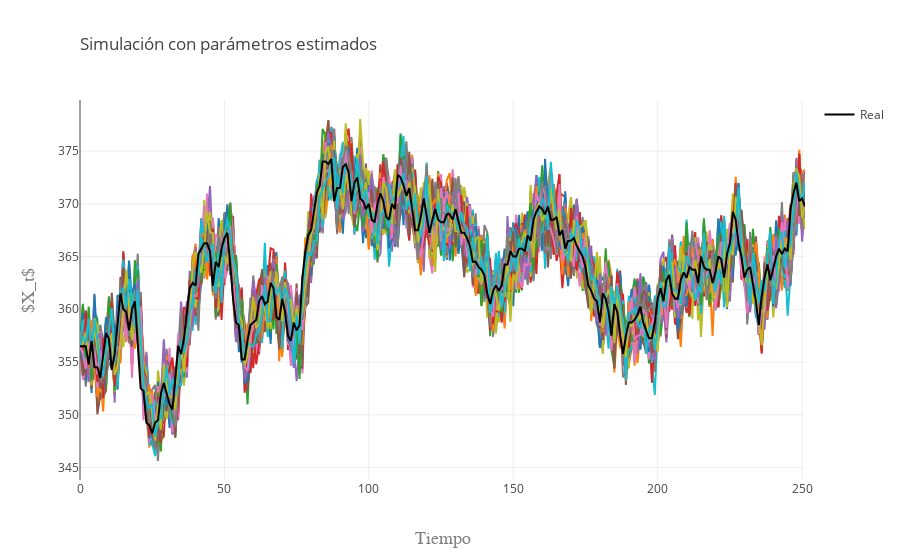

This figure's notebook cell:
### Code cell
data=[]
for i in range(k):
    trace1 = go.Scatter(
        y = S[i],
        x = np.arange(N),
        showlegend=False
    )
    data.append(trace1)

trace2 = go.Scatter(
    y = X,
    x = np.arange(N),
    mode = 'lines',
    line = dict(color = 'rgb(0,0,0)'),
    name = 'Real'
)
data.append(trace2)
layout = go.Layout(
    title=go.layout.Title(
        text='Simulación con parámetros estimados',
        xref='paper',
        x=0
    ),
    xaxis=go.layout.XAxis(
        title=go.layout.xaxis.Title(
            text='Tiempo',
            font=dict(
                family='Arial',
                size=18,
                color='#7f7f7f'
            )
        )
    ),
    yaxis=go.layout.YAxis(
        title=go.layout.yaxis.Title(
            text='$X_t$',
            font=dict(
                family='Arial',
                size=18,
                color='#7f7f7f'
            )
        )
    )
)
fig = go.Figure(data=data, layout=layout)
py.iplot(fig, filename='Estimacion')

### Figure 1 — Plotly figure (JSON) as saved in the notebook; plotly's stock layout.template omitted (floating-point values rounded to 4 significant figures; data arrays with more than 128 entries replaced by an {"elided": "..."} marker saying what was removed)
{"data": [{"showlegend": false, "type": "scatter", "uid": "90a39dc0-3c28-4d50-a61c-33880ceb2f10", "x": {"elided": "252 int values"}, "y": {"elided": "252 float values"}}, {"showlegend": false, "type": "scatter", "uid": "9702dc39-bd9c-4d6f-a447-1ca38c0da554", "x": {"elided": "252 int values"}, "y": {"elided": "252 float values"}}, {"showlegend": false, "type": "scatter", "uid": "9c45586d-bb53-4341-b197-bb1b5ae1f2c4", "x": {"elided": "252 int values"}, "y": {"elided": "252 float values"}}, {"showlegend": false, "type": "scatter", "uid": "f6a0689f-3d7d-4bf4-ba00-ffa7467316d6", "x": {"elided": "252 int values"}, "y": {"elided": "252 float values"}}, {"showlegend": false, "type": "scatter", "uid": "e467add5-2856-4fda-822f-d0a1ef567dbb", "x": {"elided": "252 int values"}, "y": {"elided": "252 float values"}}, {"showlegend": false, "type": "scatter", "uid": "1265c903-820a-40be-ba0e-66044bd052c2", "x": {"elided": "252 int values"}, "y": {"elided": "252 float values"}}, {"showlegend": false, "type": "scatter", "uid": "5745338b-2ce7-4abb-852a-184aeacdbd9f", "x": {"elided": "252 int values"}, "y": {"elided": "252 float values"}}, {"showlegend": false, "type": "scatter", "uid": "90bbb858-0387-4894-b19d-b91bdd1eacc4", "x": {"elided": "252 int values"}, "y": {"elided": "252 float values"}}, {"showlegend": false, "type": "scatter", "uid": "cc67df7d-7ddd-4c34-802b-85a9f3daf963", "x": {"elided": "252 int values"}, "y": {"elided": "252 float values"}}, {"showlegend": false, "type": "scatter", "uid": "17dec347-5047-40b6-bc5d-7680605aaf8d", "x": {"elided": "252 int values"}, "y": {"elided": "252 float values"}}, {"showlegend": false, "type": "scatter", "uid": "f3695633-9ef4-48df-ab91-b91d7e2acc99", "x": {"elided": "252 int values"}, "y": {"elided": "252 float values"}}, {"showlegend": false, "type": "scatter", "uid": "bebf46dc-d754-4481-8203-c918d70cec9e", "x": {"elided": "252 int values"}, "y": {"elided": "252 float values"}}, {"showlegend": false, "type": "scatter", "uid": "c99115cb-7f8f-4fd4-b076-d74e14bbd1b0", "x": {"elided": "252 int values"}, "y": {"elided": "252 float values"}}, {"showlegend": false, "type": "scatter", "uid": "2c3bdb60-1286-409e-91a7-e8074f6cb2e9", "x": {"elided": "252 int values"}, "y": {"elided": "252 float values"}}, {"showlegend": false, "type": "scatter", "uid": "87cf08b0-d443-4e04-8212-c50904bd8ce3", "x": {"elided": "252 int values"}, "y": {"elided": "252 float values"}}, {"showlegend": false, "type": "scatter", "uid": "bd0b6f22-0263-4d5b-a000-c3e038dd672c", "x": {"elided": "252 int values"}, "y": {"elided": "252 float values"}}, {"showlegend": false, "type": "scatter", "uid": "7d7e3877-afd5-4b45-93ee-788553131245", "x": {"elided": "252 int values"}, "y": {"elided": "252 float values"}}, {"showlegend": false, "type": "scatter", "uid": "365967e9-3dee-462d-a1fd-e3f81e1c7f07", "x": {"elided": "252 int values"}, "y": {"elided": "252 float values"}}, {"showlegend": false, "type": "scatter", "uid": "e56456cf-eb7a-45a1-8c82-d8c0b2c54d56", "x": {"elided": "252 int values"}, "y": {"elided": "252 float values"}}, {"showlegend": false, "type": "scatter", "uid": "bf6aa9f8-978f-4373-bd42-4b8ec9e99ad0", "x": {"elided": "252 int values"}, "y": {"elided": "252 float values"}}, {"showlegend": false, "type": "scatter", "uid": "71819f58-f44f-441d-8088-d3ffb1df8785", "x": {"elided": "252 int values"}, "y": {"elided": "252 float values"}}, {"showlegend": false, "type": "scatter", "uid": "dbf91752-098a-4d7e-8e6b-fc20a90687f9", "x": {"elided": "252 int values"}, "y": {"elided": "252 float values"}}, {"showlegend": false, "type": "scatter", "uid": "bdd8b2e8-d253-4d8b-ab78-b0099e36dbf0", "x": {"elided": "252 int values"}, "y": {"elided": "252 float values"}}, {"showlegend": false, "type": "scatter", "uid": "3a7567be-d5ce-478f-8239-1b0fea52fe0d", "x": {"elided": "252 int values"}, "y": {"elided": "252 float values"}}, {"showlegend": false, "type": "scatter", "uid": "708dcb0d-a8fe-4f97-b306-772fcbc68a2d", "x": {"elided": "252 int values"}, "y": {"elided": "252 float values"}}, {"showlegend": false, "type": "scatter", "uid": "bde28b7c-0e8b-4887-a6a7-48e1d161efad", "x": {"elided": "252 int values"}, "y": {"elided": "252 float values"}}, {"showlegend": false, "type": "scatter", "uid": "d75025d1-aaa0-4c63-9e17-1aedf6910c13", "x": {"elided": "252 int values"}, "y": {"elided": "252 float values"}}, {"showlegend": false, "type": "scatter", "uid": "b2274f19-1c29-4940-85bb-886394cc39f2", "x": {"elided": "252 int values"}, "y": {"elided": "252 float values"}}, {"showlegend": false, "type": "scatter", "uid": "3b334409-7b17-40c7-8757-8c5fca7d9d5d", "x": {"elided": "252 int values"}, "y": {"elided": "252 float values"}}, {"showlegend": false, "type": "scatter", "uid": "9dadc821-1515-4541-a7b9-2d8a715f713d", "x": {"elided": "252 int values"}, "y": {"elided": "252 float values"}}, {"showlegend": false, "type": "scatter", "uid": "9fc4a70f-0aa9-4c34-82a3-1d48f7b4518a", "x": {"elided": "252 int values"}, "y": {"elided": "252 float values"}}, {"showlegend": false, "type": "scatter", "uid": "bb35d9d0-8e5a-4e48-8be7-9116f9e14527", "x": {"elided": "252 int values"}, "y": {"elided": "252 float values"}}, {"showlegend": false, "type": "scatter", "uid": "f7c3481a-c424-4928-8e72-6ad925c43d46", "x": {"elided": "252 int values"}, "y": {"elided": "252 float values"}}, {"showlegend": false, "type": "scatter", "uid": "355b193d-764b-4654-afad-22330d6e995b", "x": {"elided": "252 int values"}, "y": {"elided": "252 float values"}}, {"showlegend": false, "type": "scatter", "uid": "8d47c957-3a79-4995-adc6-b2d842983b65", "x": {"elided": "252 int values"}, "y": {"elided": "252 float values"}}, {"showlegend": false, "type": "scatter", "uid": "e96ae222-3583-4aad-94c8-9dba6876b32f", "x": {"elided": "252 int values"}, "y": {"elided": "252 float values"}}, {"showlegend": false, "type": "scatter", "uid": "130e98c7-d976-4c5e-aaeb-4b691867c50f", "x": {"elided": "252 int values"}, "y": {"elided": "252 float values"}}, {"showlegend": false, "type": "scatter", "uid": "76a09247-dab6-4ad5-92af-4e92014289a1", "x": {"elided": "252 int values"}, "y": {"elided": "252 float values"}}, {"showlegend": false, "type": "scatter", "uid": "8af19214-0336-44e3-b8e3-98d3de8b4317", "x": {"elided": "252 int values"}, "y": {"elided": "252 float values"}}, {"showlegend": false, "type": "scatter", "uid": "1e90e1f0-17b1-4d35-865b-ee3c631452fe", "x": {"elided": "252 int values"}, "y": {"elided": "252 float values"}}, {"showlegend": false, "type": "scatter", "uid": "2567737d-b75d-4ee2-b57d-cc06f22f2731", "x": {"elided": "252 int values"}, "y": {"elided": "252 float values"}}, {"showlegend": false, "type": "scatter", "uid": "db4d2fe9-2876-460b-a753-4dcd4f36df40", "x": {"elided": "252 int values"}, "y": {"elided": "252 float values"}}, {"showlegend": false, "type": "scatter", "uid": "8cc02be7-8101-4542-a5fc-7ca90e6c089f", "x": {"elided": "252 int values"}, "y": {"elided": "252 float values"}}, {"showlegend": false, "type": "scatter", "uid": "c5924e2e-9b76-471e-be65-d2caab1e1299", "x": {"elided": "252 int values"}, "y": {"elided": "252 float values"}}, {"showlegend": false, "type": "scatter", "uid": "e705b265-a53d-4ced-b672-4e3e3f117a04", "x": {"elided": "252 int values"}, "y": {"elided": "252 float values"}}, {"showlegend": false, "type": "scatter", "uid": "09ee7e8b-2740-4929-8acf-c50582daa09e", "x": {"elided": "252 int values"}, "y": {"elided": "252 float values"}}, {"showlegend": false, "type": "scatter", "uid": "557df950-d283-420e-a677-b716dd15c386", "x": {"elided": "252 int values"}, "y": {"elided": "252 float values"}}, {"showlegend": false, "type": "scatter", "uid": "0e2db977-d7c2-435a-9548-bffcbc6e65b4", "x": {"elided": "252 int values"}, "y": {"elided": "252 float values"}}, {"showlegend": false, "type": "scatter", "uid": "4685313a-b786-4aba-af06-8bbf523d69d0", "x": {"elided": "252 int values"}, "y": {"elided": "252 float values"}}, {"showlegend": false, "type": "scatter", "uid": "d24bd13b-3580-4bb1-af79-b1588c6984bc", "x": {"elided": "252 int values"}, "y": {"elided": "252 float values"}}, {"showlegend": false, "type": "scatter", "uid": "56bb3097-6b42-4ff2-8239-64de8d1aa06c", "x": {"elided": "252 int values"}, "y": {"elided": "252 float values"}}, {"showlegend": false, "type": "scatter", "uid": "a298aac9-dbc3-40ae-97b0-ac8d11512bcc", "x": {"elided": "252 int values"}, "y": {"elided": "252 float values"}}, {"showlegend": false, "type": "scatter", "uid": "95bc6502-a6a2-4969-924c-2c8130845175", "x": {"elided": "252 int values"}, "y": {"elided": "252 float values"}}, {"showlegend": false, "type": "scatter", "uid": "301a34a1-d986-41ca-9006-a7fb3ebf40f8", "x": {"elided": "252 int values"}, "y": {"elided": "252 float values"}}, {"showlegend": false, "type": "scatter", "uid": "529c373f-ec04-4000-a820-d5a6829f1813", "x": {"elided": "252 int values"}, "y": {"elided": "252 float values"}}, {"showlegend": false, "type": "scatter", "uid": "4618439a-3acd-4e60-9cd0-7d4d1ea6c1a9", "x": {"elided": "252 int values"}, "y": {"elided": "252 float values"}}, {"showlegend": false, "type": "scatter", "uid": "50b80159-0455-400b-a5cb-de1e888060f0", "x": {"elided": "252 int values"}, "y": {"elided": "252 float values"}}, {"showlegend": false, "type": "scatter", "uid": "a81fb304-18e2-457d-b764-8131157d912c", "x": {"elided": "252 int values"}, "y": {"elided": "252 float values"}}, {"showlegend": false, "type": "scatter", "uid": "59f3bd60-ab5c-41f7-8d52-abdfb5c7fcd6", "x": {"elided": "252 int values"}, "y": {"elided": "252 float values"}}, {"showlegend": false, "type": "scatter", "uid": "c882bf1e-b4bc-4fb6-91a1-09ec4a40141c", "x": {"elided": "252 int values"}, "y": {"elided": "252 float values"}}, {"showlegend": false, "type": "scatter", "uid": "4aae3660-7d64-49e3-9569-bd643fa4eca4", "x": {"elided": "252 int values"}, "y": {"elided": "252 float values"}}, {"showlegend": false, "type": "scatter", "uid": "114f6a08-3ff4-44b1-990d-3edddd976a97", "x": {"elided": "252 int values"}, "y": {"elided": "252 float values"}}, {"showlegend": false, "type": "scatter", "uid": "36730d8b-fb08-4e75-8853-d8449992f5a3", "x": {"elided": "252 int values"}, "y": {"elided": "252 float values"}}, {"showlegend": false, "type": "scatter", "uid": "528f1a17-41f3-4f59-acb8-364f64bda264", "x": {"elided": "252 int values"}, "y": {"elided": "252 float values"}}, {"showlegend": false, "type": "scatter", "uid": "9d4bbd94-c8d6-41df-98a2-919b0ea50207", "x": {"elided": "252 int values"}, "y": {"elided": "252 float values"}}, {"showlegend": false, "type": "scatter", "uid": "4f0a168d-71d4-4843-aad2-a0c4c407edcc", "x": {"elided": "252 int values"}, "y": {"elided": "252 float values"}}, {"showlegend": false, "type": "scatter", "uid": "f8e15a34-92da-4fb3-bdd2-6a558ab6a86c", "x": {"elided": "252 int values"}, "y": {"elided": "252 float values"}}, {"showlegend": false, "type": "scatter", "uid": "21ca5574-c7f7-4a9f-993b-52be19366fbc", "x": {"elided": "252 int values"}, "y": {"elided": "252 float values"}}, {"showlegend": false, "type": "scatter", "uid": "27f9c815-f842-4efc-8254-5a9c1db3b892", "x": {"elided": "252 int values"}, "y": {"elided": "252 float values"}}, {"showlegend": false, "type": "scatter", "uid": "08884f97-ffce-442a-8ad4-64b1ab1a7ec9", "x": {"elided": "252 int values"}, "y": {"elided": "252 float values"}}, {"showlegend": false, "type": "scatter", "uid": "b090f3b5-20b4-443b-a3c4-5d0de338590c", "x": {"elided": "252 int values"}, "y": {"elided": "252 float values"}}, {"showlegend": false, "type": "scatter", "uid": "22e0cdd1-42ee-48f6-819b-b94734c61595", "x": {"elided": "252 int values"}, "y": {"elided": "252 float values"}}, {"showlegend": false, "type": "scatter", "uid": "f78d437a-e69d-4674-8962-8be2b8e968d4", "x": {"elided": "252 int values"}, "y": {"elided": "252 float values"}}, {"showlegend": false, "type": "scatter", "uid": "cb857a45-ec87-4fde-9191-2acec43d805a", "x": {"elided": "252 int values"}, "y": {"elided": "252 float values"}}, {"showlegend": false, "type": "scatter", "uid": "8def12e9-664e-476a-b90a-49e8e391e296", "x": {"elided": "252 int values"}, "y": {"elided": "252 float values"}}, {"showlegend": false, "type": "scatter", "uid": "7aba973e-7a24-4849-9868-6d1120f0d0ad", "x": {"elided": "252 int values"}, "y": {"elided": "252 float values"}}, {"showlegend": false, "type": "scatter", "uid": "f2127462-1d80-413a-baa2-675ce284e9fe", "x": {"elided": "252 int values"}, "y": {"elided": "252 float values"}}, {"showlegend": false, "type": "scatter", "uid": "7d7aed49-a905-4c6d-b743-e6c234b63273", "x": {"elided": "252 int values"}, "y": {"elided": "252 float values"}}, {"showlegend": false, "type": "scatter", "uid": "ec88354a-93eb-4288-b7cf-8a66f14523b2", "x": {"elided": "252 int values"}, "y": {"elided": "252 float values"}}, {"showlegend": false, "type": "scatter", "uid": "848f5d57-33b6-450f-87a6-c3a39b135d48", "x": {"elided": "252 int values"}, "y": {"elided": "252 float values"}}, {"showlegend": false, "type": "scatter", "uid": "a4f64243-70b0-4e98-82c2-a2572b8bf512", "x": {"elided": "252 int values"}, "y": {"elided": "252 float values"}}, {"showlegend": false, "type": "scatter", "uid": "c6b2d1b8-3419-4efa-a87b-0332bf0a8592", "x": {"elided": "252 int values"}, "y": {"elided": "252 float values"}}, {"showlegend": false, "type": "scatter", "uid": "3ebaad97-bb25-403b-b845-f11faa8bf44e", "x": {"elided": "252 int values"}, "y": {"elided": "252 float values"}}, {"showlegend": false, "type": "scatter", "uid": "f0fcb1f7-9a10-41a3-93ea-37381b643963", "x": {"elided": "252 int values"}, "y": {"elided": "252 float values"}}, {"showlegend": false, "type": "scatter", "uid": "5a6483b9-676e-4f3c-9bdc-2fd1543a80c5", "x": {"elided": "252 int values"}, "y": {"elided": "252 float values"}}, {"showlegend": false, "type": "scatter", "uid": "95a2a864-2d8f-4473-b13e-0bcb0fab34f2", "x": {"elided": "252 int values"}, "y": {"elided": "252 float values"}}, {"showlegend": false, "type": "scatter", "uid": "ad30ff51-ceee-4580-b3d3-a0624ae3c6ef", "x": {"elided": "252 int values"}, "y": {"elided": "252 float values"}}, {"showlegend": false, "type": "scatter", "uid": "c27e7e44-da95-41e3-b804-0b322ac67103", "x": {"elided": "252 int values"}, "y": {"elided": "252 float values"}}, {"showlegend": false, "type": "scatter", "uid": "4a2f1f32-8142-4b7d-978a-8b4f7a75adea", "x": {"elided": "252 int values"}, "y": {"elided": "252 float values"}}, {"showlegend": false, "type": "scatter", "uid": "8cee24f0-56de-494d-aa2a-ac607511e76d", "x": {"elided": "252 int values"}, "y": {"elided": "252 float values"}}, {"showlegend": false, "type": "scatter", "uid": "587c5b6a-1075-4047-bfaf-241313865f69", "x": {"elided": "252 int values"}, "y": {"elided": "252 float values"}}, {"showlegend": false, "type": "scatter", "uid": "c774b780-15a9-4fa5-85e0-1385d283f8ed", "x": {"elided": "252 int values"}, "y": {"elided": "252 float values"}}, {"showlegend": false, "type": "scatter", "uid": "2edd8b40-57ca-4e90-8689-deb0eb5968f9", "x": {"elided": "252 int values"}, "y": {"elided": "252 float values"}}, {"showlegend": false, "type": "scatter", "uid": "67105dff-be08-45aa-9c60-6f9264bb1429", "x": {"elided": "252 int values"}, "y": {"elided": "252 float values"}}, {"showlegend": false, "type": "scatter", "uid": "403df898-0a38-4f25-bad9-b3d793c9a039", "x": {"elided": "252 int values"}, "y": {"elided": "252 float values"}}, {"showlegend": false, "type": "scatter", "uid": "1f0557e4-facc-4409-afe8-91c5f08db558", "x": {"elided": "252 int values"}, "y": {"elided": "252 float values"}}, {"showlegend": false, "type": "scatter", "uid": "14956e83-6797-4d13-b907-eb70f2daaaaf", "x": {"elided": "252 int values"}, "y": {"elided": "252 float values"}}, {"showlegend": false, "type": "scatter", "uid": "6f416479-3ad4-4b5c-990d-915a7c23a629", "x": {"elided": "252 int values"}, "y": {"elided": "252 float values"}}, {"showlegend": false, "type": "scatter", "uid": "b6ca2343-1ec5-4ebd-bcf4-c67a4b60dc01", "x": {"elided": "252 int values"}, "y": {"elided": "252 float values"}}, {"showlegend": false, "type": "scatter", "uid": "cfed4dbb-58c3-4002-ab7c-c26257fec7d6", "x": {"elided": "252 int values"}, "y": {"elided": "252 float values"}}, {"line": {"color": "rgb(0, 0, 0)"}, "mode": "lines", "name": "Real", "type": "scatter", "uid": "13f9f657-11d3-4682-b7dd-bed5f94e1002", "x": {"elided": "252 int values"}, "y": {"elided": "252 float values"}}], "layout": {"autosize": true, "title": {"text": "Simulación con parámetros estimados", "x": 0, "xref": "paper"}, "xaxis": {"autorange": true, "range": [0, 251], "title": {"font": {"color": "#7f7f7f", "family": "Arial", "size": 18}, "text": "Tiempo"}, "type": "linear"}, "yaxis": {"autorange": true, "range": [343.8, 379.8], "title": {"font": {"color": "#7f7f7f", "family": "Arial", "size": 18}, "text": "$X_t$"}, "type": "linear"}}}
